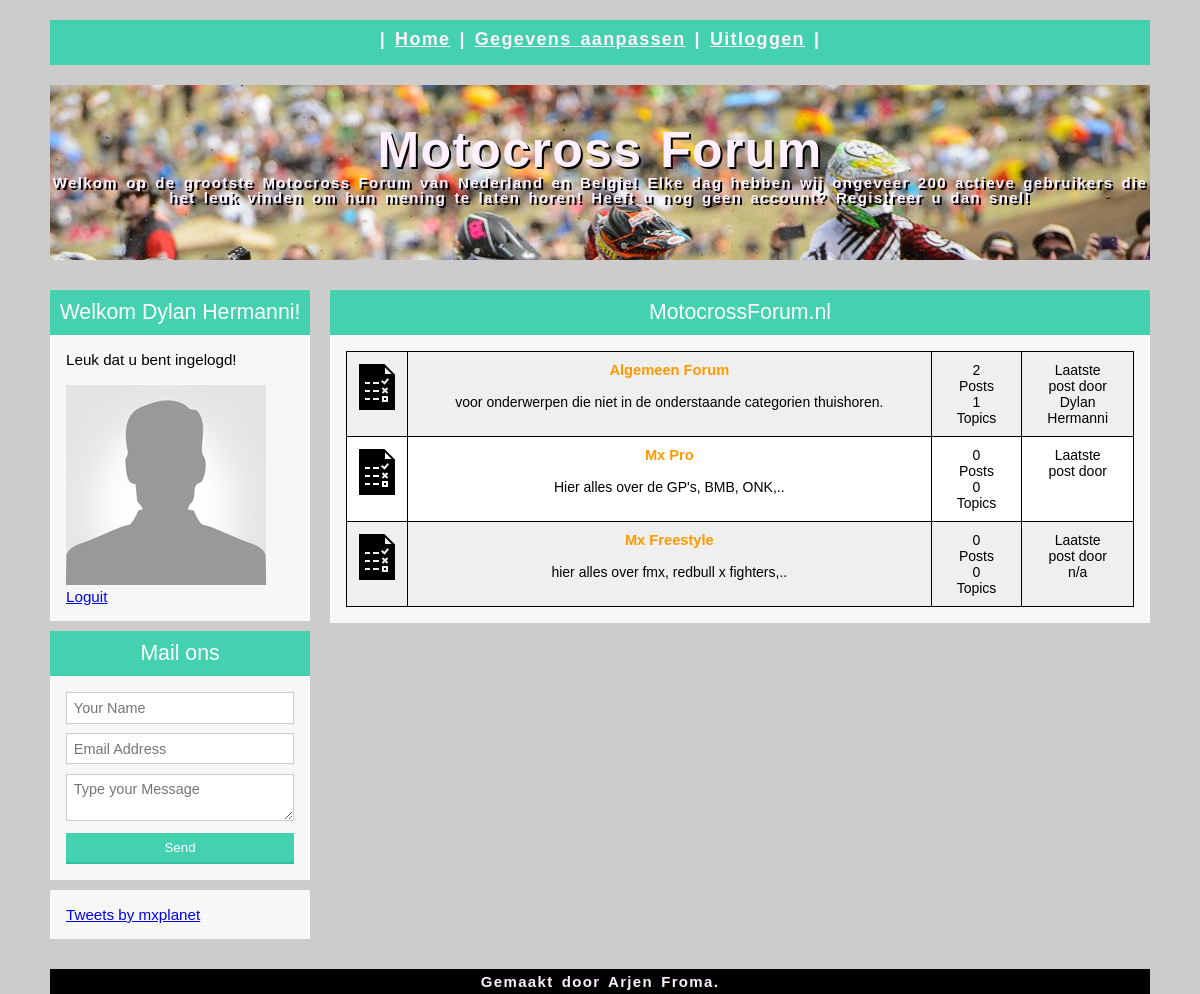
Page /forum.php (signed in) on the committed database.
### tables this page shows
CREATE TABLE `forum_main` (
  `id` int(11) NOT NULL,
  `name` varchar(255) NOT NULL,
  `description` varchar(255) NOT NULL,
  `lastpost` varchar(255) NOT NULL DEFAULT 'n/a'
);

### config.php (called while the page is built, shortened)
<?php
require 'inc/db.php';
require 'forum.class.php';
$forums = new Forum($connect);
?>

### forum.class.php (called while the page is built, shortened)
<?php
class Forum
{
	private $connect;
	public function __construct($database)
	{
		$this->connect = $database;
	}
public function getForum()
{
	$query = $this->connect->prepare('SELECT * FROM `forum_main` ORDER BY `id` ASC');
	try
	{
		$query->execute();
	}
	catch(PDOException $e)
	{
		die($e->getMessage());
	}
	return $query->fetchAll();
}
public function totalTopics($forumid)
{
	$query = $this->connect->prepare("SELECT id FROM topics WHERE forum = ?");
        $query->bindValue(1, $forumid);
        try
	{
		$query->execute();
		return $query->rowCount();
	}
	catch(PDOException $e)
	{
		die($e->getMessage());
	}
}
public function totalReplies($forumid)
{
	$query = $this->connect->prepare("SELECT id FROM replies WHERE forum = ?");
        $query->bindValue(1, $forumid);
        try
	{
		$query->execute();
		return $query->rowCount();
	}
	catch(PDOException $e)
	{
		die($e->getMessage());
	}
}
}

### forum.php (the view, shortened to what this page needs)
<?php
require 'inc/db.php';
require 'config.php';
$forum_main = $forums->getForum();
if (empty($_GET['forum']))
{
?>
<?php include "inc/head.php" ?>
<?php include "inc/menu.php" ?>
<?php include "inc/headerfoto.php" ?>
<?php include "inc/zeivak1.php" ?>
<div class="col-9-12">
	<div class="middentest">
		<h1>MotocrossForum.nl</h1>
		<table class="tg" style="undefined;table-layout: fixed; width: 100%px">
			<colgroup>
				<col style="width: 51px">
				<col style="width: 100%">
				<col style="width: 70px">
				<col style="width: 86px">
			</colgroup>
			<?php
			$color = 1;
			foreach ($forum_main as $forum)
			{
				if ($color % 2 != 0)
					$trColor = "#efefef";
				else
					$trColor = "#FFFFFF";
				if ($color % 2 != 0)
					$vak1 = "th";
				else
					$vak1 = "td";
				$forum_name = $forum['name'];
				$forum_desc = $forum['description'];
				$forumid = $forum['id'];
				$lastpost = $forum['lastpost'];
				$totaltopics = $forums->totalTopics($forumid);
				$totalreplies = $forums->totalReplies($forumid);
				echo '<tr><'.$vak1.' style="background-color:'.$trColor.';" class="tg-yzt1"><img src="images/board.png"/></'.$vak1.'>
                    <'.$vak1.' style="background-color:'.$trColor.';" class="tg-yzt1">
                        <div class="categorietitel"><a href="forum.php?forum='.$forumid.'">' .$forum_name . '</a></div>
                        <br><div class="ondertekstt"><a href="forum.php?forum='.$forumid.'">' . $forum_desc . '</a></div>
                    </'.$vak1.'>
                    <'.$vak1.'  style="background-color:'.$trColor.';" class="tg-yzt1"><div class="postvak"> '.$totalreplies.' Posts<br>
                            '.$totaltopics.' Topics</'.$vak1.'></div>
        <'.$vak1.'  style="background-color:'.$trColor.';" class="tg-yzt1"><div class="postvak">Laatste post door ' .$lastpost. '</div></'.$vak1.'></tr> ';
				++$color;
			}
			}
				?>
<?php include "inc/footer.php" ?>
</body>
</html>

### style/simplegrid.css (style rules this page uses)
[class*='grid'], [class*='col-'], [class*='mobile-'], .grid:after { -webkit-box-sizing: border-box; -moz-box-sizing: border-box; box-sizing: border-box; }
[class*='col-'] { float: left; min-height: 1px; padding-right: 20px; }
.col-9-12 { width: 75%; }

### style/style.css (style rules this page uses)
body { margin:0; padding: 0; background-color: #cccccc; }
.middentest { font: 95% Arial, Helvetica, sans-serif; margin: 10px auto; padding: 16px; background: #F7F7F7; }
.middentest h1 { background: #43D1AF; padding: 10px 0; font-size: 140%; font-weight: 300; text-align: center; color: #fff; margin: -16px -16px 16px -16px; }
.tg { border-collapse:collapse;border-spacing:0; }
.tg td { font-family:Arial, sans-serif;font-size:14px;font-weight:normal;padding:10px 5px;border-style:solid;border-width:1px;overflow:hidden;word-break:normal; }
.tg th { font-family:Arial, sans-serif;font-size:14px;font-weight:normal;padding:10px 5px;border-style:solid;border-width:1px;overflow:hidden;word-break:normal; }
.tg .tg-yzt1 { background-color:#efefef;vertical-align:top }
.categorietitel { text-align: center; font-family: Arial; font-size: 11.0pt; font-weight: 700; color: #FF9900; }
.postvak { text-align: center; padding-left: 20px; padding-right: 20px; }
.ondertekstt { text-align: center; padding-left: 20px; padding-right: 20px; }
.ondertekstt a { text-decoration: none; color: black; }
.categorietitel a { text-align: center; font-family: Arial; text-decoration: none; font-size: 11.0pt; font-weight: 700; color: #FF9900; }

### rows in the picture
forum_main: name "Algemeen Forum", description "voor onderwerpen die niet in de onderstaande categorien thuishoren.", totalreplies "2", totaltopics "1", lastpost "Dylan Hermanni"
forum_main: name "Mx Pro", description "Hier alles over de GP's, BMB, ONK,..", totalreplies "0", totaltopics "0"
forum_main: name "Mx Freestyle", description "hier alles over fmx, redbull x fighters,..", totalreplies "0", totaltopics "0", lastpost "n/a"

### other values in the picture
$_SESSION['name'] "Dylan Hermanni"
